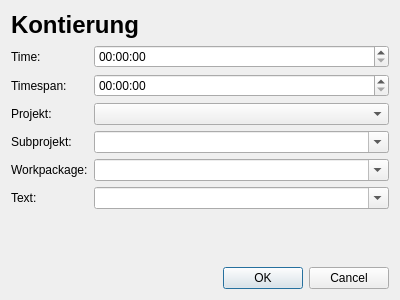
<?xml version="1.0" encoding="UTF-8"?>
<ui version="4.0">
 <class>KontierungDialog</class>
 <widget class="QDialog" name="KontierungDialog">
  <property name="geometry">
   <rect>
    <x>0</x>
    <y>0</y>
    <width>400</width>
    <height>300</height>
   </rect>
  </property>
  <property name="windowTitle">
   <string>Dialog</string>
  </property>
  <layout class="QVBoxLayout" name="verticalLayout" stretch="0,1,0">
   <item>
    <widget class="QLabel" name="labelTitle">
     <property name="text">
      <string>&lt;h1&gt;Kontierung&lt;/h1&gt;</string>
     </property>
    </widget>
   </item>
   <item>
    <layout class="QFormLayout" name="formLayout">
     <item row="0" column="0">
      <widget class="QLabel" name="labelTime">
       <property name="text">
        <string>Time:</string>
       </property>
       <property name="buddy">
        <cstring>timeEditTime</cstring>
       </property>
      </widget>
     </item>
     <item row="1" column="0">
      <widget class="QLabel" name="labelTimespan">
       <property name="text">
        <string>Timespan:</string>
       </property>
       <property name="buddy">
        <cstring>timeEditTimespan</cstring>
       </property>
      </widget>
     </item>
     <item row="2" column="0">
      <widget class="QLabel" name="labelProjekt">
       <property name="text">
        <string>Projekt:</string>
       </property>
       <property name="buddy">
        <cstring>comboBoxProjekt</cstring>
       </property>
      </widget>
     </item>
     <item row="3" column="0">
      <widget class="QLabel" name="labelSubprojekt">
       <property name="text">
        <string>Subprojekt:</string>
       </property>
      </widget>
     </item>
     <item row="4" column="0">
      <widget class="QLabel" name="labelWorkpackage">
       <property name="text">
        <string>Workpackage:</string>
       </property>
      </widget>
     </item>
     <item row="5" column="0">
      <widget class="QLabel" name="labelText">
       <property name="text">
        <string>Text:</string>
       </property>
      </widget>
     </item>
     <item row="0" column="1">
      <widget class="QTimeEdit" name="timeEditTime">
       <property name="displayFormat">
        <string>HH:mm:ss</string>
       </property>
      </widget>
     </item>
     <item row="1" column="1">
      <widget class="QTimeEdit" name="timeEditTimespan">
       <property name="displayFormat">
        <string>HH:mm:ss</string>
       </property>
      </widget>
     </item>
     <item row="2" column="1">
      <widget class="QComboBox" name="comboBoxProjekt"/>
     </item>
     <item row="3" column="1">
      <widget class="QComboBox" name="comboBoxSubprojekt">
       <property name="editable">
        <bool>true</bool>
       </property>
       <property name="insertPolicy">
        <enum>QComboBox::NoInsert</enum>
       </property>
      </widget>
     </item>
     <item row="4" column="1">
      <widget class="QComboBox" name="comboBoxWorkpackage">
       <property name="editable">
        <bool>true</bool>
       </property>
       <property name="insertPolicy">
        <enum>QComboBox::NoInsert</enum>
       </property>
      </widget>
     </item>
     <item row="5" column="1">
      <widget class="QComboBox" name="comboBoxText">
       <property name="editable">
        <bool>true</bool>
       </property>
       <property name="insertPolicy">
        <enum>QComboBox::NoInsert</enum>
       </property>
      </widget>
     </item>
    </layout>
   </item>
   <item>
    <widget class="QDialogButtonBox" name="buttonBox">
     <property name="orientation">
      <enum>Qt::Horizontal</enum>
     </property>
     <property name="standardButtons">
      <set>QDialogButtonBox::Cancel|QDialogButtonBox::Ok</set>
     </property>
    </widget>
   </item>
  </layout>
 </widget>
 <resources/>
 <connections>
  <connection>
   <sender>buttonBox</sender>
   <signal>accepted()</signal>
   <receiver>KontierungDialog</receiver>
   <slot>accept()</slot>
   <hints>
    <hint type="sourcelabel">
     <x>248</x>
     <y>254</y>
    </hint>
    <hint type="destinationlabel">
     <x>157</x>
     <y>274</y>
    </hint>
   </hints>
  </connection>
  <connection>
   <sender>buttonBox</sender>
   <signal>rejected()</signal>
   <receiver>KontierungDialog</receiver>
   <slot>reject()</slot>
   <hints>
    <hint type="sourcelabel">
     <x>316</x>
     <y>260</y>
    </hint>
    <hint type="destinationlabel">
     <x>286</x>
     <y>274</y>
    </hint>
   </hints>
  </connection>
 </connections>
</ui>
